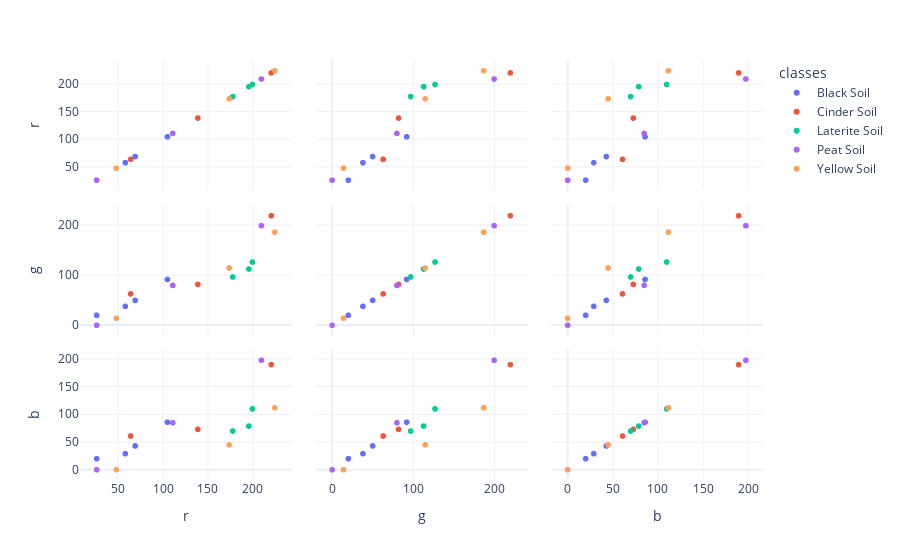
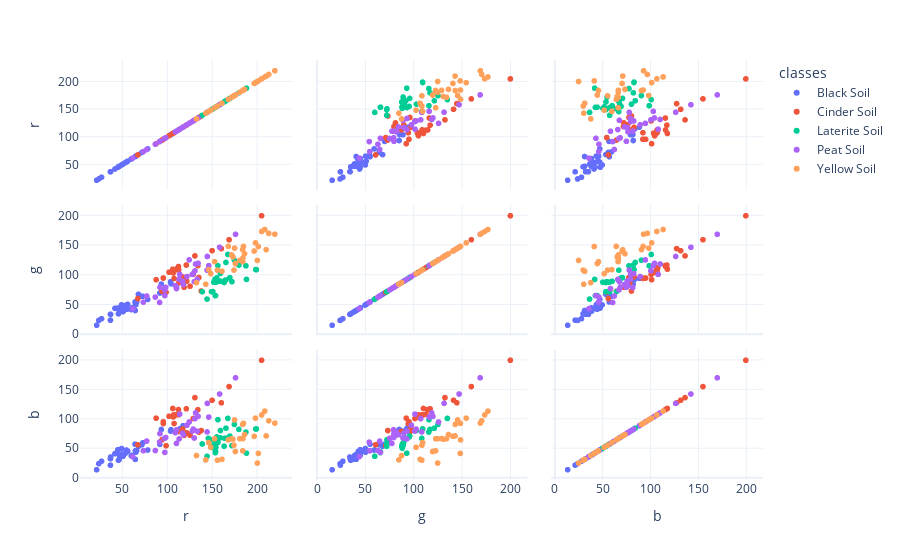
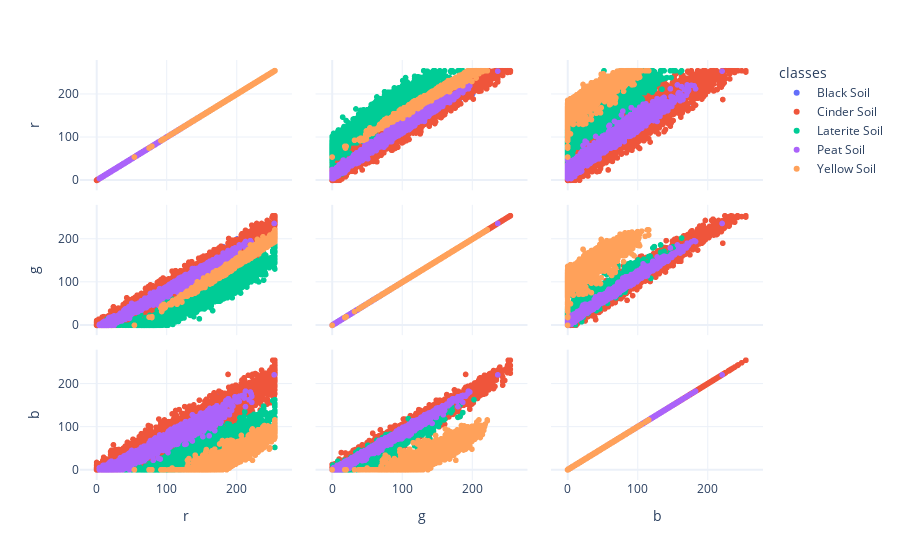

Here is the notebook cell these charts were saved with, in order:
### Code cell
data_image=data_image.groupby(by=['classes']).sample(frac=0.005)
fig = px.scatter_matrix(data_image, dimensions=["r", "g", "b"],color="classes",template="plotly_white", height=800)
fig.show()

fig = px.scatter_matrix(data_image_mean, dimensions=["r", "g", "b"],color="classes",template="plotly_white", height=800)
fig.show()
fig = px.scatter_matrix(data_image_Selecting, dimensions=["r", "g", "b"],color="classes",template="plotly_white", height=800)
fig.show()

### Figure 1 — Plotly figure (JSON) as saved in the notebook; plotly's stock layout.template omitted (floating-point values rounded to 4 significant figures)
{"data": [{"dimensions": [{"axis": {"matches": true}, "label": "r", "values": [26, 69, 105, 58]}, {"axis": {"matches": true}, "label": "g", "values": [20, 50, 92, 38]}, {"axis": {"matches": true}, "label": "b", "values": [20, 43, 86, 29]}], "hovertemplate": "classes=Black Soil<br>%{xaxis.title.text}=%{x}<br>%{yaxis.title.text}=%{y}<extra></extra>", "legendgroup": "Black Soil", "marker": {"color": "#636efa", "symbol": "circle"}, "name": "Black Soil", "showlegend": true, "type": "splom"}, {"dimensions": [{"axis": {"matches": true}, "label": "r", "values": [221, 64, 139]}, {"axis": {"matches": true}, "label": "g", "values": [220, 63, 82]}, {"axis": {"matches": true}, "label": "b", "values": [190, 61, 73]}], "hovertemplate": "classes=Cinder Soil<br>%{xaxis.title.text}=%{x}<br>%{yaxis.title.text}=%{y}<extra></extra>", "legendgroup": "Cinder Soil", "marker": {"color": "#EF553B", "symbol": "circle"}, "name": "Cinder Soil", "showlegend": true, "type": "splom"}, {"dimensions": [{"axis": {"matches": true}, "label": "r", "values": [200, 178, 196]}, {"axis": {"matches": true}, "label": "g", "values": [127, 97, 113]}, {"axis": {"matches": true}, "label": "b", "values": [110, 70, 79]}], "hovertemplate": "classes=Laterite Soil<br>%{xaxis.title.text}=%{x}<br>%{yaxis.title.text}=%{y}<extra></extra>", "legendgroup": "Laterite Soil", "marker": {"color": "#00cc96", "symbol": "circle"}, "name": "Laterite Soil", "showlegend": true, "type": "splom"}, {"dimensions": [{"axis": {"matches": true}, "label": "r", "values": [26, 210, 111]}, {"axis": {"matches": true}, "label": "g", "values": [0, 200, 80]}, {"axis": {"matches": true}, "label": "b", "values": [0, 198, 85]}], "hovertemplate": "classes=Peat Soil<br>%{xaxis.title.text}=%{x}<br>%{yaxis.title.text}=%{y}<extra></extra>", "legendgroup": "Peat Soil", "marker": {"color": "#ab63fa", "symbol": "circle"}, "name": "Peat Soil", "showlegend": true, "type": "splom"}, {"dimensions": [{"axis": {"matches": true}, "label": "r", "values": [174, 225, 48]}, {"axis": {"matches": true}, "label": "g", "values": [115, 187, 14]}, {"axis": {"matches": true}, "label": "b", "values": [45, 112, 0]}], "hovertemplate": "classes=Yellow Soil<br>%{xaxis.title.text}=%{x}<br>%{yaxis.title.text}=%{y}<extra></extra>", "legendgroup": "Yellow Soil", "marker": {"color": "#FFA15A", "symbol": "circle"}, "name": "Yellow Soil", "showlegend": true, "type": "splom"}], "layout": {"autosize": true, "dragmode": "select", "legend": {"title": {"text": "classes"}, "tracegroupgap": 0}, "margin": {"t": 60}, "xaxis": {"autorange": true, "range": [10.26, 240.7], "type": "linear"}, "xaxis2": {"autorange": true, "range": [-17.41, 237.4], "type": "linear"}, "xaxis3": {"autorange": true, "range": [-15.67, 213.7], "type": "linear"}, "yaxis": {"autorange": true, "range": [10.26, 240.7], "type": "linear"}, "yaxis2": {"autorange": true, "range": [-17.41, 237.4], "type": "linear"}, "yaxis3": {"autorange": true, "range": [-15.67, 213.7], "type": "linear"}}}

### Figure 2 — Plotly figure (JSON) as saved in the notebook; plotly's stock layout.template omitted (floating-point values rounded to 4 significant figures)
{"data": [{"dimensions": [{"axis": {"matches": true}, "label": "r", "values": [93.59, 53.55, 49.23, 46.85, 36.85, 91.99, 45.1, 114.6, 104.4, 71.91, 45.21, 54.55, 55.33, 41.9, 103.9, 68.07, 23.84, 45.81, 64.76, 46.73, 65.19, 78.42, 51.02, 60.87, 64.55, 60.03, 66.07, 37.06, 36.83, 46.71, 26.91, 21.47, 117.9, 56, 49.86, 64.27, 72.84]}, {"axis": {"matches": true}, "label": "g", "values": [85.06, 44.86, 50.05, 39.74, 34.23, 70.05, 44.69, 93.04, 85.52, 64.54, 44.28, 49.73, 42.63, 44.1, 89.03, 67.92, 23.84, 34.88, 51.75, 37.27, 50.24, 59.17, 38.62, 44.85, 40.53, 42.14, 54.75, 33.99, 24.2, 39.19, 26.73, 15.65, 94.77, 50.91, 42.98, 54.92, 64.48]}, {"axis": {"matches": true}, "label": "b", "values": [82.02, 41.5, 49.58, 38.72, 32.21, 56.7, 47.55, 83.51, 81.71, 55.94, 42.08, 47.03, 44.42, 41.04, 79.29, 53.42, 23.84, 29.55, 45.84, 31.15, 43.38, 47.04, 36.54, 38.14, 31.17, 37.33, 45.68, 35.18, 21.29, 38.11, 27.9, 13.44, 88.5, 45.37, 39.74, 56.97, 59.23]}], "hovertemplate": "classes=Black Soil<br>%{xaxis.title.text}=%{x}<br>%{yaxis.title.text}=%{y}<extra></extra>", "legendgroup": "Black Soil", "marker": {"color": "#636efa", "symbol": "circle"}, "name": "Black Soil", "showlegend": true, "type": "splom"}, {"dimensions": [{"axis": {"matches": true}, "label": "r", "values": [95.89, 112.9, 160.6, 169.1, 112.5, 121.5, 95.76, 87.8, 102.2, 131.1, 119.0, 117.5, 98.92, 205.4, 94.32, 112.7, 113.0, 125.6, 150.2, 67.41, 135.4, 138.1, 107.8, 107.4, 122.0, 110.4, 129.2, 134.4, 106.9, 106.4]}, {"axis": {"matches": true}, "label": "g", "values": [95.27, 108.9, 144.9, 159.9, 112.8, 117.2, 95.29, 92.43, 105.1, 132.6, 79.71, 97.15, 71.21, 200.3, 73.04, 114.7, 87.26, 81.27, 141.5, 60.68, 96.2, 73.35, 94.57, 105.1, 89.91, 110.1, 101.5, 116.3, 104.1, 110.3]}, {"axis": {"matches": true}, "label": "b", "values": [92.17, 107.1, 127.4, 155.1, 107.8, 117.3, 95.12, 101.3, 104.5, 136.3, 71.82, 82.91, 54.35, 199.9, 64.42, 115.9, 78.59, 72.19, 131.7, 55.99, 77.57, 80.21, 92.23, 107.0, 76.2, 106.9, 100.7, 115.7, 103.4, 117.8]}], "hovertemplate": "classes=Cinder Soil<br>%{xaxis.title.text}=%{x}<br>%{yaxis.title.text}=%{y}<extra></extra>", "legendgroup": "Cinder Soil", "marker": {"color": "#EF553B", "symbol": "circle"}, "name": "Cinder Soil", "showlegend": true, "type": "splom"}, {"dimensions": [{"axis": {"matches": true}, "label": "r", "values": [198.8, 139.2, 165.6, 146.0, 156.8, 144.6, 187.9, 163.6, 172.4, 188.5, 159.5, 153.8, 164.4, 152.9, 155.5, 153.5, 199.6, 159.3, 180.1, 175.1, 165.7, 156.7, 154.5, 167.7, 149.6, 152.0, 154.1, 164.4, 151.1, 170.0]}, {"axis": {"matches": true}, "label": "g", "values": [109.5, 72.23, 91.94, 108.5, 89.89, 59.8, 115.8, 87.74, 89.18, 93.0, 103.0, 65.61, 91.03, 88.35, 95.53, 93.17, 109.4, 90.16, 117.1, 125.4, 121.5, 116.0, 88.06, 135.1, 72.19, 88.34, 65.74, 91.03, 72.47, 95.99]}, {"axis": {"matches": true}, "label": "b", "values": [82.84, 57.35, 67.29, 66.95, 60.02, 36.36, 77.6, 53.57, 54.67, 41.69, 80.23, 42.48, 66.99, 57.24, 69.32, 66.34, 82.95, 67.91, 82.16, 90.61, 84.16, 98.74, 51.62, 100.9, 53.41, 50.24, 44.32, 66.99, 64.58, 70.84]}], "hovertemplate": "classes=Laterite Soil<br>%{xaxis.title.text}=%{x}<br>%{yaxis.title.text}=%{y}<extra></extra>", "legendgroup": "Laterite Soil", "marker": {"color": "#00cc96", "symbol": "circle"}, "name": "Laterite Soil", "showlegend": true, "type": "splom"}, {"dimensions": [{"axis": {"matches": true}, "label": "r", "values": [118.2, 110.5, 91.63, 144.9, 131.8, 176.4, 61.58, 114.2, 92.1, 128.0, 124.7, 98.53, 131.1, 109.3, 97.28, 158.6, 113.4, 97.53, 117.2, 146.5, 144.6, 73.57, 130.3, 122.2, 86.88, 77.26, 133.6, 129.1, 134.6, 110.8]}, {"axis": {"matches": true}, "label": "g", "values": [84.27, 77.55, 54.09, 131.6, 118.9, 169.0, 43.75, 101.5, 79.72, 101.3, 125.9, 79.52, 107.4, 82.42, 75.27, 147.2, 92.98, 65.7, 90.0, 116.2, 108.6, 54.58, 89.08, 97.84, 63.14, 64.95, 93.18, 102.6, 120.1, 79.26]}, {"axis": {"matches": true}, "label": "b", "values": [73.0, 58.28, 60.5, 126.5, 110.2, 170.0, 35.71, 108.2, 74.92, 79.35, 94.77, 68.38, 100.5, 76.56, 67.1, 142.4, 65.92, 43.0, 75.68, 103.1, 77.86, 45.88, 67.54, 89.31, 46.14, 62.27, 79.1, 82.69, 104.3, 81.63]}], "hovertemplate": "classes=Peat Soil<br>%{xaxis.title.text}=%{x}<br>%{yaxis.title.text}=%{y}<extra></extra>", "legendgroup": "Peat Soil", "marker": {"color": "#ab63fa", "symbol": "circle"}, "name": "Peat Soil", "showlegend": true, "type": "splom"}, {"dimensions": [{"axis": {"matches": true}, "label": "r", "values": [185.2, 175.3, 161.2, 176.2, 186.4, 184.6, 197.1, 156.1, 176.2, 143.2, 201.8, 148.7, 205.5, 132.8, 173.5, 200.7, 198.6, 146.5, 168.3, 181.1, 210.5, 184.3, 174.6, 184.4, 153.0, 172.1, 209.0, 213.5, 220.2]}, {"axis": {"matches": true}, "label": "g", "values": [148.6, 145.7, 106.8, 119.8, 136.2, 129.1, 140.8, 108.6, 119.8, 84.79, 148.4, 102.6, 173.8, 87.57, 130.9, 125.0, 154.6, 109.4, 148.7, 125.1, 143.0, 143.2, 108.7, 122.8, 123.0, 134.2, 177.1, 170.6, 169.3]}, {"axis": {"matches": true}, "label": "b", "values": [92.44, 98.27, 31.28, 44.55, 73.43, 66.54, 70.36, 29.67, 44.55, 30.23, 41.28, 51.66, 106.8, 37.62, 65.32, 24.84, 101.4, 59.69, 64.29, 66.41, 71.1, 90.73, 55.25, 45.69, 66.24, 66.35, 113.3, 96.85, 92.89]}], "hovertemplate": "classes=Yellow Soil<br>%{xaxis.title.text}=%{x}<br>%{yaxis.title.text}=%{y}<extra></extra>", "legendgroup": "Yellow Soil", "marker": {"color": "#FFA15A", "symbol": "circle"}, "name": "Yellow Soil", "showlegend": true, "type": "splom"}], "layout": {"autosize": true, "dragmode": "select", "legend": {"title": {"text": "classes"}, "tracegroupgap": 0}, "margin": {"t": 60}, "xaxis": {"autorange": true, "range": [5.751, 235.9], "type": "linear"}, "xaxis2": {"autorange": true, "range": [1.036, 215.0], "type": "linear"}, "xaxis3": {"autorange": true, "range": [-1.32, 214.7], "type": "linear"}, "yaxis": {"autorange": true, "range": [5.751, 235.9], "type": "linear"}, "yaxis2": {"autorange": true, "range": [1.036, 215.0], "type": "linear"}, "yaxis3": {"autorange": true, "range": [-1.32, 214.7], "type": "linear"}}}

### Figure 3 — Plotly figure (JSON) as saved in the notebook; plotly's stock layout.template omitted (floating-point values rounded to 4 significant figures; data arrays with more than 128 entries replaced by an {"elided": "..."} marker saying what was removed)
{"data": [{"dimensions": [{"axis": {"matches": true}, "label": "r", "values": {"elided": "4096 int values"}}, {"axis": {"matches": true}, "label": "g", "values": {"elided": "4096 int values"}}, {"axis": {"matches": true}, "label": "b", "values": {"elided": "4096 int values"}}], "hovertemplate": "classes=Black Soil<br>%{xaxis.title.text}=%{x}<br>%{yaxis.title.text}=%{y}<extra></extra>", "legendgroup": "Black Soil", "marker": {"color": "#636efa", "symbol": "circle"}, "name": "Black Soil", "showlegend": true, "type": "splom"}, {"dimensions": [{"axis": {"matches": true}, "label": "r", "values": {"elided": "4096 int values"}}, {"axis": {"matches": true}, "label": "g", "values": {"elided": "4096 int values"}}, {"axis": {"matches": true}, "label": "b", "values": {"elided": "4096 int values"}}], "hovertemplate": "classes=Cinder Soil<br>%{xaxis.title.text}=%{x}<br>%{yaxis.title.text}=%{y}<extra></extra>", "legendgroup": "Cinder Soil", "marker": {"color": "#EF553B", "symbol": "circle"}, "name": "Cinder Soil", "showlegend": true, "type": "splom"}, {"dimensions": [{"axis": {"matches": true}, "label": "r", "values": {"elided": "4096 int values"}}, {"axis": {"matches": true}, "label": "g", "values": {"elided": "4096 int values"}}, {"axis": {"matches": true}, "label": "b", "values": {"elided": "4096 int values"}}], "hovertemplate": "classes=Laterite Soil<br>%{xaxis.title.text}=%{x}<br>%{yaxis.title.text}=%{y}<extra></extra>", "legendgroup": "Laterite Soil", "marker": {"color": "#00cc96", "symbol": "circle"}, "name": "Laterite Soil", "showlegend": true, "type": "splom"}, {"dimensions": [{"axis": {"matches": true}, "label": "r", "values": {"elided": "4096 int values"}}, {"axis": {"matches": true}, "label": "g", "values": {"elided": "4096 int values"}}, {"axis": {"matches": true}, "label": "b", "values": {"elided": "4096 int values"}}], "hovertemplate": "classes=Peat Soil<br>%{xaxis.title.text}=%{x}<br>%{yaxis.title.text}=%{y}<extra></extra>", "legendgroup": "Peat Soil", "marker": {"color": "#ab63fa", "symbol": "circle"}, "name": "Peat Soil", "showlegend": true, "type": "splom"}, {"dimensions": [{"axis": {"matches": true}, "label": "r", "values": {"elided": "4096 int values"}}, {"axis": {"matches": true}, "label": "g", "values": {"elided": "4096 int values"}}, {"axis": {"matches": true}, "label": "b", "values": {"elided": "4096 int values"}}], "hovertemplate": "classes=Yellow Soil<br>%{xaxis.title.text}=%{x}<br>%{yaxis.title.text}=%{y}<extra></extra>", "legendgroup": "Yellow Soil", "marker": {"color": "#FFA15A", "symbol": "circle"}, "name": "Yellow Soil", "showlegend": true, "type": "splom"}], "layout": {"autosize": true, "dragmode": "select", "legend": {"title": {"text": "classes"}, "tracegroupgap": 0}, "margin": {"t": 60}, "xaxis": {"autorange": true, "range": [-20.17, 275.2], "type": "linear"}, "xaxis2": {"autorange": true, "range": [-20.17, 275.2], "type": "linear"}, "xaxis3": {"autorange": true, "range": [-20.17, 275.2], "type": "linear"}, "yaxis": {"autorange": true, "range": [-20.17, 275.2], "type": "linear"}, "yaxis2": {"autorange": true, "range": [-20.17, 275.2], "type": "linear"}, "yaxis3": {"autorange": true, "range": [-20.17, 275.2], "type": "linear"}}}
